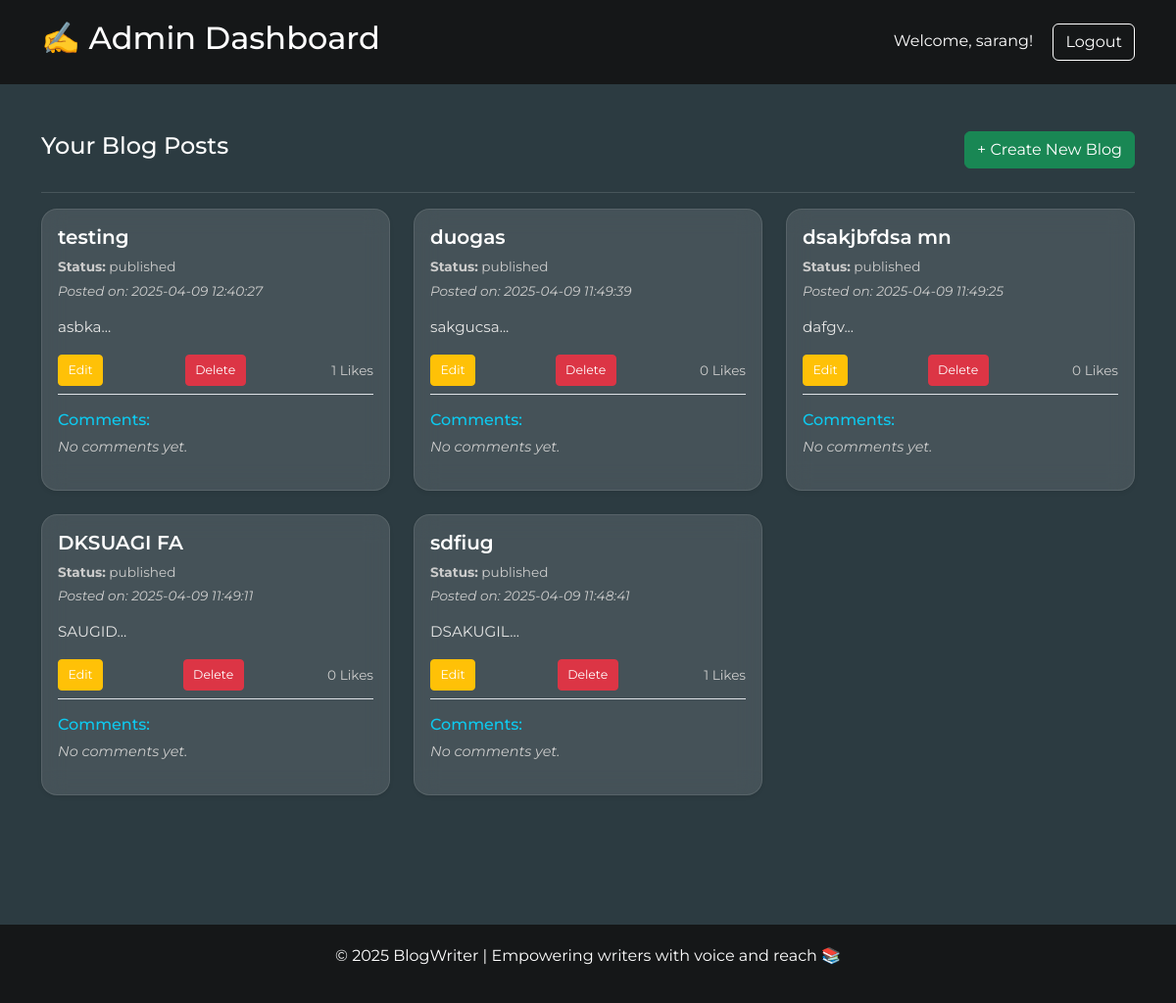
/dashboard.php (signed in), run on the app's committed database.
### tables this page shows
CREATE TABLE `blog_table` (
  `id` int NOT NULL,
  `admin_id` int NOT NULL,
  `title` varchar(200) NOT NULL,
  `subtitle` varchar(300) DEFAULT NULL,
  `content` longtext NOT NULL,
  `image_url` text,
  `status` enum('draft','published') DEFAULT 'draft',
  `created_at` timestamp NULL DEFAULT CURRENT_TIMESTAMP,
  `updated_at` timestamp NULL DEFAULT CURRENT_TIMESTAMP ON UPDATE CURRENT_TIMESTAMP
);

### dashboard.php (the view, shortened to what this page needs)
<?php
require 'db.php';
$adminId = $_SESSION['admin_id'];
$username = $_SESSION['username'];
$stmt = $conn->prepare("SELECT * FROM blog_table WHERE admin_id = ? ORDER BY created_at DESC");
$stmt->bind_param("i", $adminId);
$stmt->execute();
$result = $stmt->get_result();
?>
<!DOCTYPE html>
<html lang="en">
<head>
    <link href="https://cdn.jsdelivr.net/npm/bootstrap@5.3.0/dist/css/bootstrap.min.css" rel="stylesheet">
</head>
<body>
<div class="header">
    <div class="container d-flex justify-content-between align-items-center">
        <h2>✍️ Admin Dashboard</h2>
        <div>
            <span class="me-3">Welcome, <?php echo htmlspecialchars($username); ?>!</span>
            <a href="logout.php" class="btn btn-outline-light">Logout</a>
        </div>
    </div>
</div>
<div class="container py-5">
    <div class="d-flex justify-content-between align-items-center mb-4">
        <h4>Your Blog Posts</h4>
        <a href="create_blog.php" class="btn btn-success">+ Create New Blog</a>
    </div>
    <hr class="text-white">
    <?php if ($result->num_rows > 0): ?>
        <div class="row">
            <?php while ($row = $result->fetch_assoc()): ?>
                <?php
                    $blogId = $row['id'];
                    $likeQuery = $conn->prepare("SELECT COUNT(*) as like_count FROM likes WHERE blog_id = ?");
                    $likeQuery->bind_param("i", $blogId);
                    $likeQuery->execute();
                    $likeResult = $likeQuery->get_result();
                    $likeData = $likeResult->fetch_assoc();
                    $likeCount = $likeData['like_count'] ?? 0;
                ?>
                <div class="col-md-6 col-lg-4 mb-4">
                    <div class="card shadow-sm h-100">
                        <div class="card-body d-flex flex-column">
                            <h5 class="card-title"><?php echo htmlspecialchars($row['title']); ?></h5>
                            <p class="text-muted mb-1"><strong>Status:</strong> <?php echo $row['status']; ?></p>
                            <p class="text-muted"><em>Posted on: <?php echo $row['created_at']; ?></em></p>
                            <p class="card-text"><?php echo nl2br(substr($row['content'], 0, 150)); ?>...</p>
                            <div class="mt-auto d-flex justify-content-between align-items-center mb-2">
                                <a href="edit_blog.php?id=<?php echo $row['id']; ?>" class="btn btn-sm btn-warning">Edit</a>
                                <a href="delete_blog.php?id=<?php echo $row['id']; ?>" onclick="return confirm('Are you sure you want to delete this blog?');" class="btn btn-sm btn-danger">Delete</a>
                                <p class="text-muted mb-0"><i class="bi bi-heart-fill text-danger me-1"></i> <?php echo $likeCount; ?> Likes</p>
                            </div>
                            <div class="border-top pt-3">
                                <h6 class="mb-2 text-info">Comments:</h6>
                                <?php
                                $commentQuery = $conn->prepare("SELECT c.comment, c.created_at, r.username AS reader_name
                                                                FROM comments c
                                                                JOIN reader r ON c.reader_id = r.id
                                                                WHERE c.blog_id = ?
                                                                ORDER BY c.created_at DESC");
                                if ($commentQuery) {
                                    $commentQuery->bind_param("i", $blogId);
                                    $commentQuery->execute();
                                    $comments = $commentQuery->get_result();
                                    if ($comments->num_rows > 0):
                                        while ($comment = $comments->fetch_assoc()):
                                ?>
                                            <div class="comment-box">
                                                <p class="mb-1"><strong><?php echo htmlspecialchars($comment['reader_name']); ?>:</strong></p>
                                                <p class="mb-1"><?php echo htmlspecialchars($comment['comment']); ?></p>
                                                <small class="text-muted"><?php echo date('F j, Y, g:i a', strtotime($comment['created_at'])); ?></small>
                                            </div>
                                <?php
                                        endwhile;
                                    else:
                                        echo "<p class='no-comments'>No comments yet.</p>";
                                    endif;
                                } else {
                                    echo "<p class='text-danger'>Error loading comments.</p>";
                                }
                                ?>
                            </div>
                        </div>
                    </div>
                </div>
            <?php endwhile; ?>
        </div>
    <?php else: ?>
        <div class="alert alert-info bg-opacity-25">No blogs added yet.</div>
    <?php endif; ?>
</div>
<div class="footer">
    <p>&copy; <?php echo date('Y'); ?> BlogWriter | Empowering writers with voice and reach 📚</p>
</div>
</body>
</html>

### dashboard.php (style rules this page uses)
body { font-family: 'Montserrat', sans-serif; margin: 0; background: url('https://images.unsplash.com/photo-1515378791036-0648a3ef77b2?auto=format&fit=crop&w=1920&q=80') no-repeat center center fixed; background-size: cover; color: #f8f9fa; position: relative; }
body::before { content: ""; position: absolute; top: 0; left: 0; width: 100%; height: 100%; background: rgba(15, 32, 39, 0.88); z-index: -1; }
.card { background-color: rgba(255, 255, 255, 0.12); backdrop-filter: blur(12px); border-radius: 16px; border: 1px solid rgba(255, 255, 255, 0.1); box-shadow: 0 6px 20px rgba(0,0,0,0.25); color: #ffffff; transition: transform 0.2s ease-in-out; }
.card-title { font-weight: 600; font-size: 1.25rem; }
.card-text { color: #e6e6e6; font-size: 0.95rem; }
.text-muted { color: #cccccc !important; font-size: 0.85rem; }
.btn-warning, .btn-danger, .btn-success { color: white; }
.header, .footer { background-color: #121212dd; color: white; padding: 20px 0; }
.footer { text-align: center; margin-top: 60px; }
a { text-decoration: none; }
.no-comments { color: #ccc; font-style: italic; font-size: 0.9rem; }
h2, h4, h5, h6 { color: #fefefe; }
hr.text-white { border-top: 1px solid #ffffff88; }
.btn-outline-light { border-color: #ffffff; color: #ffffff; }
.btn-sm { padding: 0.35rem 0.6rem; font-size: 0.78rem; }

### data on the page
blog_table: title "testing", status "published", created_at "2025-04-09 12:40:27", content "asbka", likeCount "1"
blog_table: title "duogas", status "published", created_at "2025-04-09 11:49:39", content "sakgucsa", likeCount "0"
blog_table: title "dsakjbfdsa mn", status "published", created_at "2025-04-09 11:49:25", content "dafgv", likeCount "0"
blog_table: title "DKSUAGI FA", status "published", created_at "2025-04-09 11:49:11", content "SAUGID", likeCount "0"
blog_table: title "sdfiug", status "published", created_at "2025-04-09 11:48:41", content "DSAKUGIL", likeCount "1"

### other printed values
$username "sarang"
